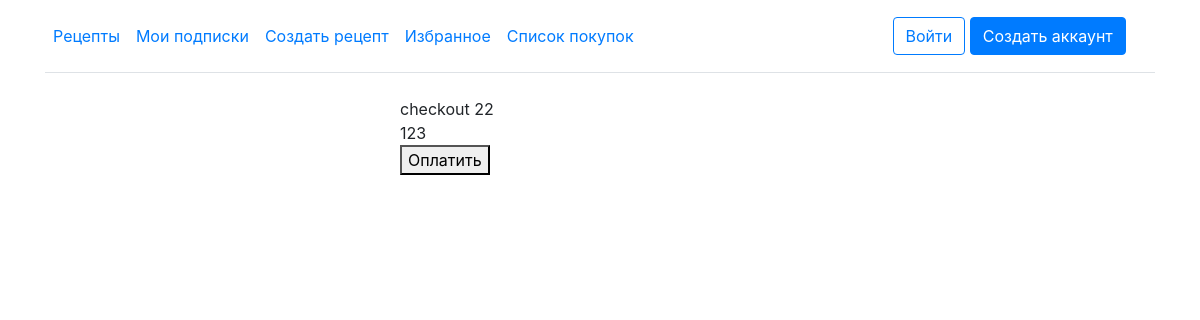
Before: /checkout/22 with the older database file.
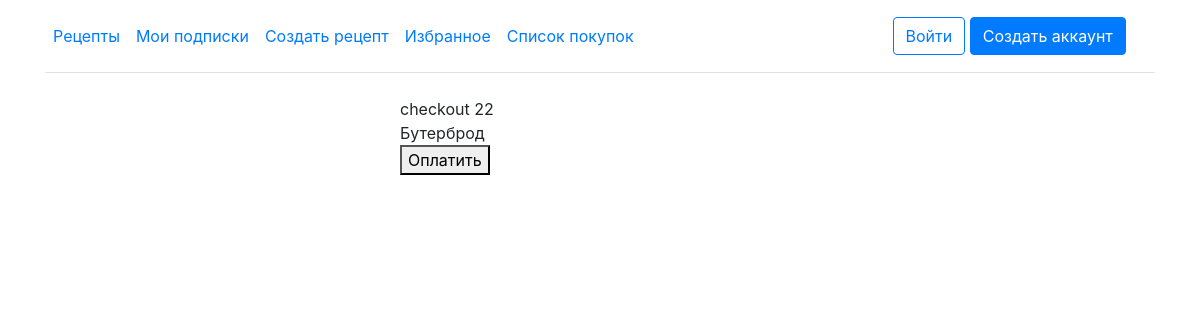
After: the same page with the newer database file.
### app/models.py (models this page shows, shortened)
class Receipt(models.Model):
    name = models.CharField(max_length=30)
    type = models.ForeignKey(Type, on_delete=models.SET_NULL, null=True, default='Ужин')
    cooking_time = models.CharField(max_length=30, default='30')
    img = models.ImageField(upload_to='images/', default='images/1.jpg') #
    instruction = models.TextField(default='Пока не добавлено')
    favorite = models.BooleanField(default=False)
    purchased = models.BooleanField(default=False)
    class Meta:
        verbose_name_plural = 'Receipts'

### app/views.py (the view)
# urls.py: path('checkout/<int:receipt_id>', checkout, name='checkout'),
def checkout(request, receipt_id):
    if request.method == 'POST':
        obj = Receipt.objects.get(id=receipt_id)
        obj.purchased = True
        obj.save()
        return redirect('receipts')
    else:
        receiptDetail = Receipt.objects.get(id=receipt_id)
        return render(request, 'checkout.html', {'receipt': receiptDetail})

### app/templates/checkout.html (shortened to what this page needs)
{% extends 'base.html' %}
{% block content %}
<div class="main_block">
    checkout {{ receipt.id }}<br>
    {{ receipt.name }}
    <form method="post">
        <button type="submit">Оплатить</button>
    </form>
</div>
{% endblock %}

Changed rows visible on the page:
changed Receipt id 22: name "123" → "Бутерброд"
